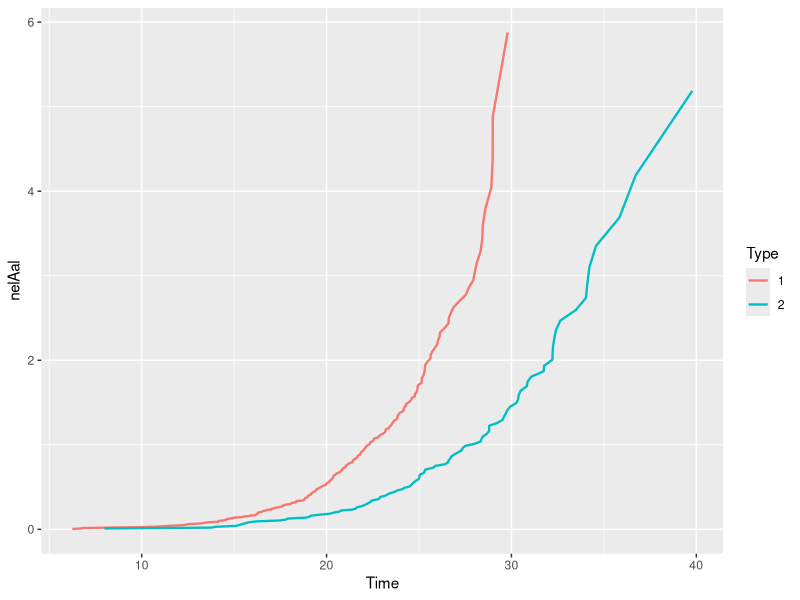
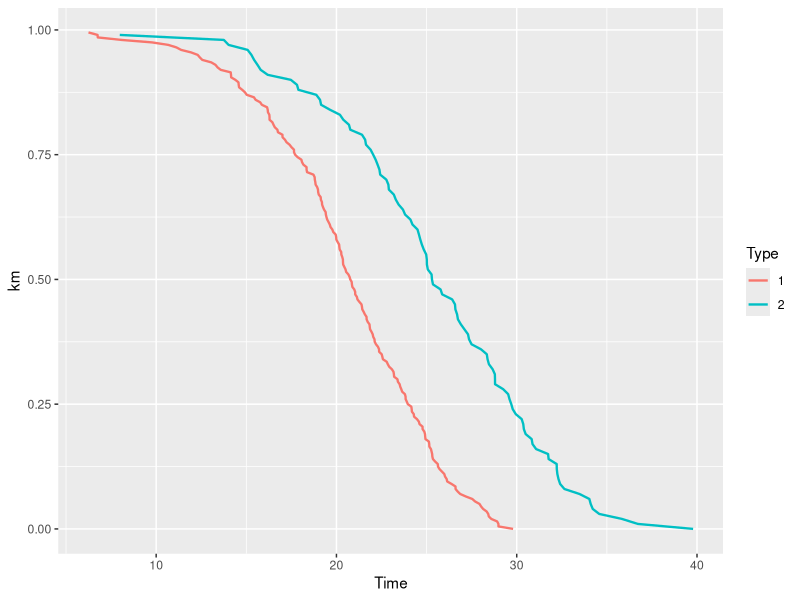

The R script that drew these images, in order:
## ---- chunk 1
suppressPackageStartupMessages(library(tidyverse))
suppressPackageStartupMessages(library(knitr))
suppressPackageStartupMessages(library(fitdistrplus))
## ---- chunk 2

t1 <- cbind(rweibull(200, shape = 5.5, scale = 22.5), rep(1, 200))

t2 <- cbind(rweibull(100, shape = 4.5, scale = 28), rep(2,100))

times <- rbind(t1, t2) %>%
  data.frame() %>% 
  setNames(c("Time", "Type")) %>% 
  group_by(Type) %>% 
  arrange(Time) %>% 
  mutate(d = 1,
         y = cumsum(d %>% rev()) %>% rev(),
         nelAal = cumsum(d/y),
         km = cumprod(1 - d/y)) 


times$Type = as.factor(times$Type)

#Different Nelson-Aalens

times %>%
  ggplot(aes(x = Time, y = nelAal, color = Type)) +
    geom_line(size = 0.8)



#Logrank. Oklart om detta är rätt?

logRankData <- times %>% 
  ungroup() %>% 
  mutate(d1 = ifelse(Type == 1, 1, 0),
         d2 = ifelse(Type == 2, 1, 0),
         yBoth = cumsum(d %>% rev()) %>% rev(),
         y1 = cumsum(d1 %>% rev()) %>% rev(),
         y2 = cumsum(d2 %>% rev()) %>% rev(),
         Z1 = cumsum(d1) - cumsum(y1*d/yBoth),
         varZ1 = y1*y2*d/yBoth^2,
         testStat = Z1/sqrt(varZ1)) 


#Kaplan-Meier

times %>% 
  ggplot(aes(x = Time, y = km, color = Type)) +
    geom_line(size = 0.8)
  
